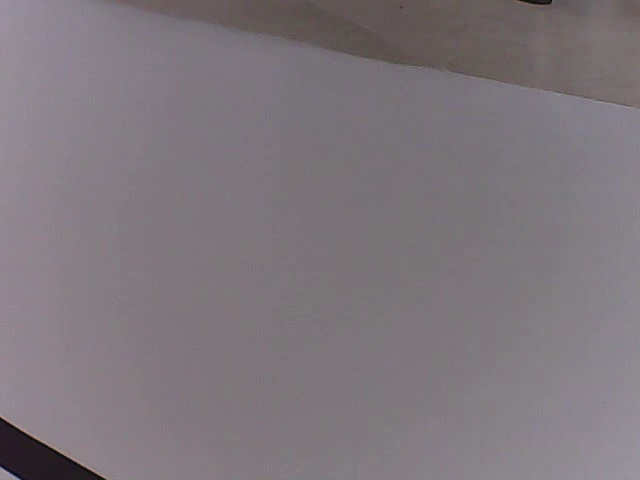
#> input picture pack_0.3/image_origin/1.jpg, 640 x 480 px, found by its file name; its folder holds only this picture in this run
$ python line_detection.py
#> lines starting #> are read from the running program, lines starting #| are printed output that depends on the picture; after the words box and inside, x2 and y2 are one past the last pixel; in counts of white or black regions, pixels touching at a corner belong together
import cv2
import numpy as np


def line_detection(name):
#> called with name = '1'
    path = r'H:\Programming\Python\Projects\2018\Autopilot\pack0.3\image_origin\{}.jpg'.format(name)
    try:
        image = cv2.imread(path)
#> image is the input picture: shape (480, 640, 3); mean B, G, R 124.7, 118.6, 126.4

        gray = cv2.cvtColor(image, cv2.COLOR_BGR2GRAY)
        edges = cv2.Canny(gray, 100, 250)
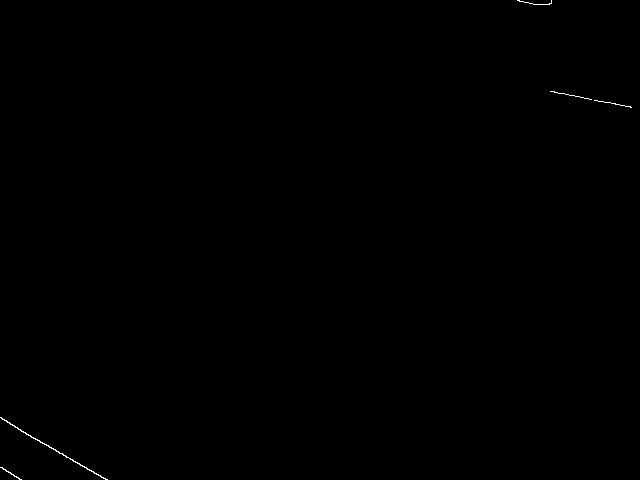
#> edges: shape (480, 640); 0.11% white in thin lines or dots
        lines = cv2.HoughLinesP(edges, 1, np.pi/180, 25, minLineLength=100, maxLineGap=50)
#> lines = [[2, 419, 106, 479], [0, 417, 107, 479]]

        hough = np.zeros(image.shape, np.uint8)

        for line in lines:
            x1, y1, x2, y2 = line[0]
            cv2.line(hough, (x1, y1), (x2, y2), (255, 255, 255), 50)
#> this loop made 2 passes
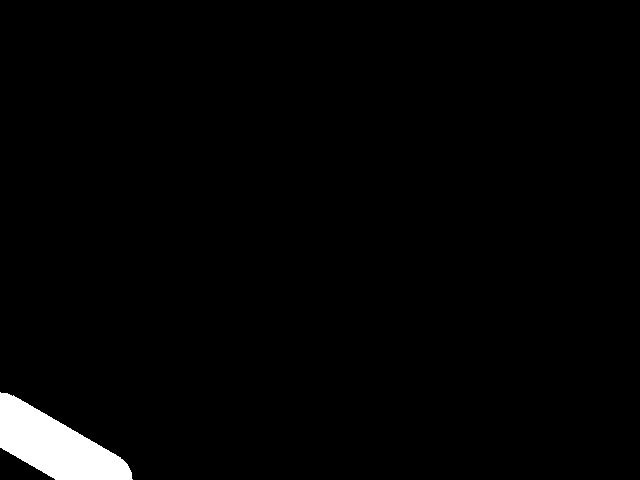
#> hough: shape (480, 640, 3); 2% white; 1 white region, box (x1, y1, x2, y2) and area: (0, 392, 133, 480) 6180
    except:
        return

    path = fr'H:\Programming\Python\Projects\2018\Autopilot\pack0.3\image_line\{name}.jpg'
    cv2.imwrite(path, hough)


for i in range(1, 3461):
    line_detection(f'{i}')
    print(i)
